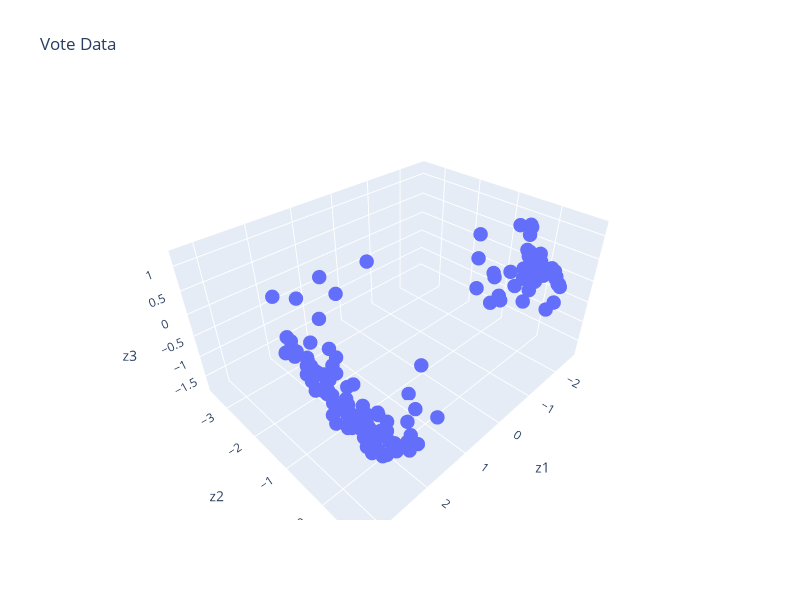

The notebook cell this image was saved under:
### Markdown cell above
It looks like this graph plateaus after the third principal component, so our "elbow" is at PC3, and most of the variance is captured by just the first three principal components. Let's use these PCs to visualize the latent vector representation of $X$!

### Code cell
# Calculate the latent vector representation (US or XV)
# using the first 3 principal components
vote_2d = pd.DataFrame(index=vote_pivot_centered.index)
vote_2d[["z1", "z2", "z3"]] = (u * s)[:, :3]

# Plot the latent vector representation
fig = px.scatter_3d(vote_2d, x='z1', y='z2', z='z3', title='Vote Data', width=800, height=600)
fig.update_traces(marker=dict(size=5))

### Figure 1 — Plotly figure (JSON) as saved in the notebook; plotly's stock layout.template omitted (floating-point values rounded to 4 significant figures; data arrays with more than 128 entries replaced by an {"elided": "..."} marker saying what was removed)
{"data": [{"hovertemplate": "z1=%{x}<br>z2=%{y}<br>z3=%{z}<extra></extra>", "legendgroup": "", "marker": {"color": "#636efa", "size": 5, "symbol": "circle"}, "mode": "markers", "name": "", "scene": "scene", "showlegend": false, "type": "scatter3d", "x": {"elided": "441 float values"}, "y": {"elided": "441 float values"}, "z": {"elided": "441 float values"}}], "layout": {"height": 600, "legend": {"tracegroupgap": 0}, "scene": {"domain": {"x": [0, 1], "y": [0, 1]}, "xaxis": {"title": {"text": "z1"}}, "yaxis": {"title": {"text": "z2"}}, "zaxis": {"title": {"text": "z3"}}}, "title": {"text": "Vote Data"}, "width": 800}}
